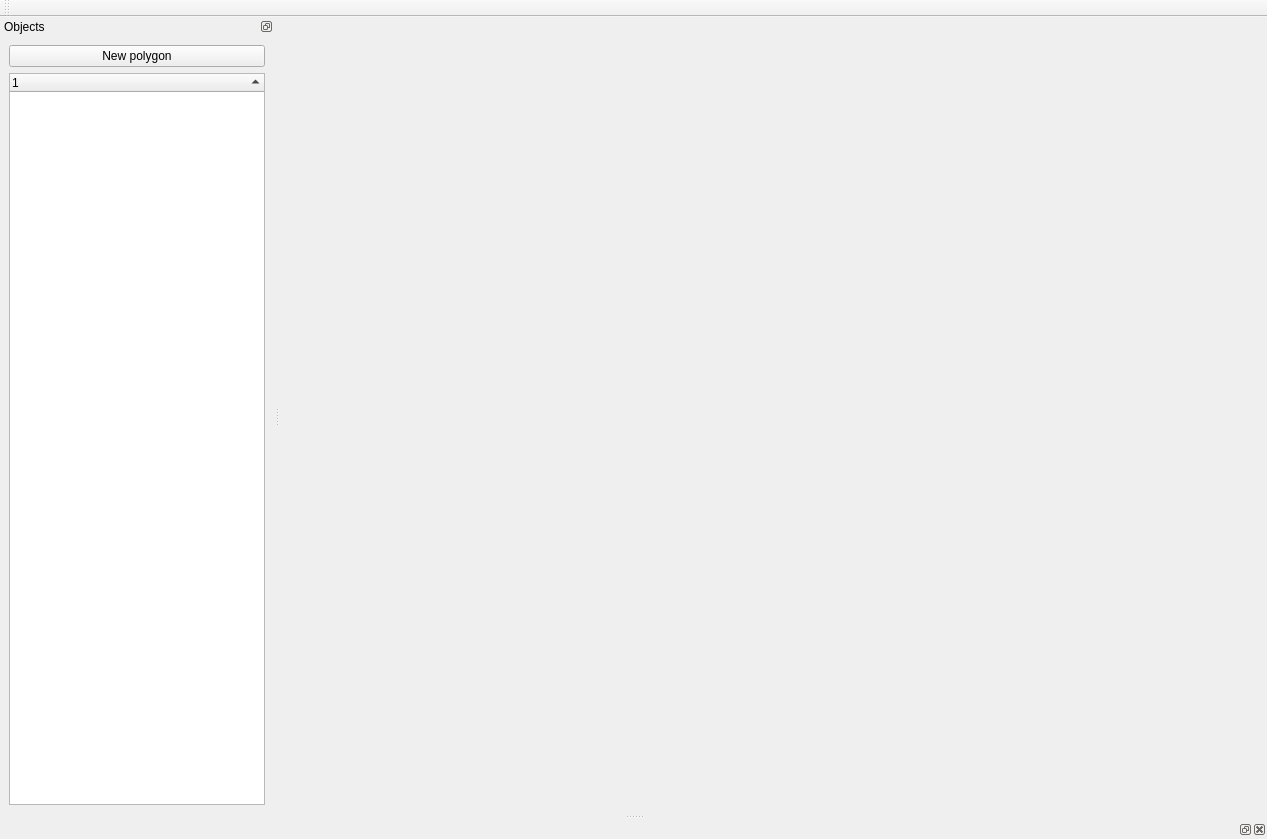
<?xml version="1.0" encoding="UTF-8"?>
<ui version="4.0">
 <class>MainWindow</class>
 <widget class="QMainWindow" name="MainWindow">
  <property name="geometry">
   <rect>
    <x>0</x>
    <y>0</y>
    <width>1267</width>
    <height>839</height>
   </rect>
  </property>
  <property name="windowTitle">
   <string>MainWindow</string>
  </property>
  <widget class="QWidget" name="centralwidget">
   <layout class="QVBoxLayout" name="verticalLayout">
    <property name="spacing">
     <number>0</number>
    </property>
    <property name="leftMargin">
     <number>0</number>
    </property>
    <property name="topMargin">
     <number>0</number>
    </property>
    <property name="rightMargin">
     <number>0</number>
    </property>
    <property name="bottomMargin">
     <number>0</number>
    </property>
    <item>
     <widget class="Area" name="paintArea" native="true">
      <property name="styleSheet">
       <string notr="true"/>
      </property>
     </widget>
    </item>
   </layout>
  </widget>
  <widget class="QDockWidget" name="treeDock">
   <property name="styleSheet">
    <string notr="true"/>
   </property>
   <property name="features">
    <set>QDockWidget::DockWidgetFloatable|QDockWidget::DockWidgetMovable</set>
   </property>
   <property name="allowedAreas">
    <set>Qt::LeftDockWidgetArea</set>
   </property>
   <property name="windowTitle">
    <string>Objects</string>
   </property>
   <attribute name="dockWidgetArea">
    <number>1</number>
   </attribute>
   <widget class="QWidget" name="dockWidgetContents">
    <layout class="QVBoxLayout" name="verticalLayout_2">
     <item>
      <widget class="QPushButton" name="newPolygonBtn">
       <property name="text">
        <string>New polygon</string>
       </property>
      </widget>
     </item>
     <item>
      <widget class="QTreeWidget" name="tree">
       <property name="editTriggers">
        <set>QAbstractItemView::NoEditTriggers</set>
       </property>
       <property name="sortingEnabled">
        <bool>true</bool>
       </property>
       <column>
        <property name="text">
         <string notr="true">1</string>
        </property>
       </column>
      </widget>
     </item>
    </layout>
   </widget>
  </widget>
  <widget class="QDockWidget" name="editorDock">
   <property name="allowedAreas">
    <set>Qt::BottomDockWidgetArea</set>
   </property>
   <property name="windowTitle">
    <string/>
   </property>
   <attribute name="dockWidgetArea">
    <number>8</number>
   </attribute>
   <widget class="QWidget" name="dockWidgetContents_2"/>
  </widget>
  <widget class="QToolBar" name="toolBar">
   <property name="windowTitle">
    <string>toolBar</string>
   </property>
   <attribute name="toolBarArea">
    <enum>TopToolBarArea</enum>
   </attribute>
   <attribute name="toolBarBreak">
    <bool>false</bool>
   </attribute>
  </widget>
  <action name="actionSave">
   <property name="text">
    <string>Save</string>
   </property>
   <property name="shortcut">
    <string>Ctrl+S</string>
   </property>
   <property name="menuRole">
    <enum>QAction::ApplicationSpecificRole</enum>
   </property>
  </action>
 </widget>
 <customwidgets>
  <customwidget>
   <class>Area</class>
   <container>1</container>
  </customwidget>
 </customwidgets>
 <resources/>
 <connections/>
</ui>
